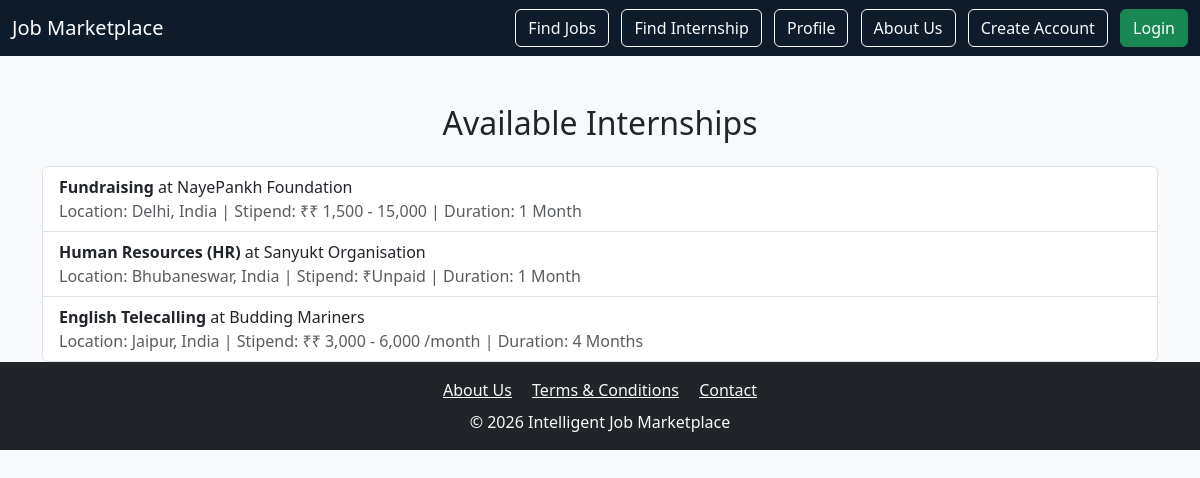
Screenshot of /internships/ with the database file from the repository.
### jobs/models.py (models this page shows, shortened)
class Internship(models.Model):
    INTERNSHIP_TYPE_CHOICES = [
        ("onsite", "Onsite"),
        ("wfh", "Work From Home"),
    ]
    title = models.CharField(max_length=200)
    company = models.CharField(max_length=200)
    location = models.CharField(max_length=200)
    duration = models.CharField(max_length=50)
    stipend = models.CharField(max_length=50, blank=True, null=True)
    internship_type = models.CharField(max_length=10, choices=INTERNSHIP_TYPE_CHOICES, default="onsite")
    description = models.TextField()
    posted_at = models.DateTimeField(auto_now_add=True)
    featured = models.BooleanField(default=False)

### jobs/views.py (the view)
# urls.py: path("internships/", views.internship_list, name="internship_list"),
def internship_list(request):
    internships = Internship.objects.all()
    return render(request, "internship_list.html", {"internships": internships})

### jobs/templates/internship_list.html
{% extends "base.html" %}
{% block content %}
<div class="container mt-5">
  <h2 class="mb-4 text-center">Available Internships</h2>
  {% if internships %}
    <div class="list-group">
      {% for internship in internships %}
        <a href="{% url 'internship_detail' internship.id %}" class="list-group-item list-group-item-action">
          <strong>{{ internship.title }}</strong> at {{ internship.company }}
          <br>
          <span class="text-muted">
            Location: {{ internship.location }} |
            Stipend: ₹{{ internship.stipend }} |
            Duration: {{ internship.duration }}
          </span>
        </a>
      {% endfor %}
    </div>
  {% else %}
    <p class="text-muted text-center">No internships available at the moment.</p>
  {% endif %}
</div>
{% endblock %}

### jobs/static/css/style.css (style rules this page uses)
body { background-color: #f8f9fa; color: #212529; font-family: "Segoe UI", Arial, sans-serif; }
h2 { margin-bottom: 20px; color: #212529; }

### rows the page displays
Internship: title "Fundraising", company "NayePankh Foundation", location "Delhi, India", stipend "₹ 1,500 - 15,000", duration "1 Month"
Internship: title "Human Resources (HR)", company "Sanyukt Organisation", location "Bhubaneswar, India", stipend "Unpaid", duration "1 Month"
Internship: title "English Telecalling", company "Budding Mariners", location "Jaipur, India", stipend "₹ 3,000 - 6,000 /month", duration "4 Months"
